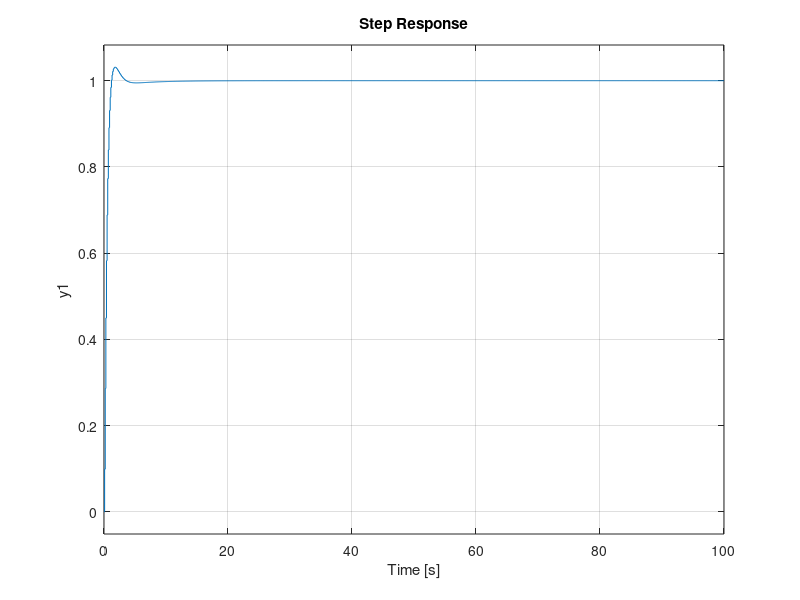

Write the MATLAB code that produced this figure.
clear; clc;

Ts = 0.1;

G = tf(1.5, [5 5 1]);
Gs = c2d(G, Ts);

Kp = 8;
Ki = 1.5;
Kd = 6;

num = [Kp + Ki*Ts + Kd/Ts, -Kp - 2*Kd/Ts, Kd/Ts];
den = [1, -1, 0];
Cs = tf(num, den, Ts);

T = feedback(Cs*Gs, 1);

t = 0:Ts:100;
step(T, t)
grid on
